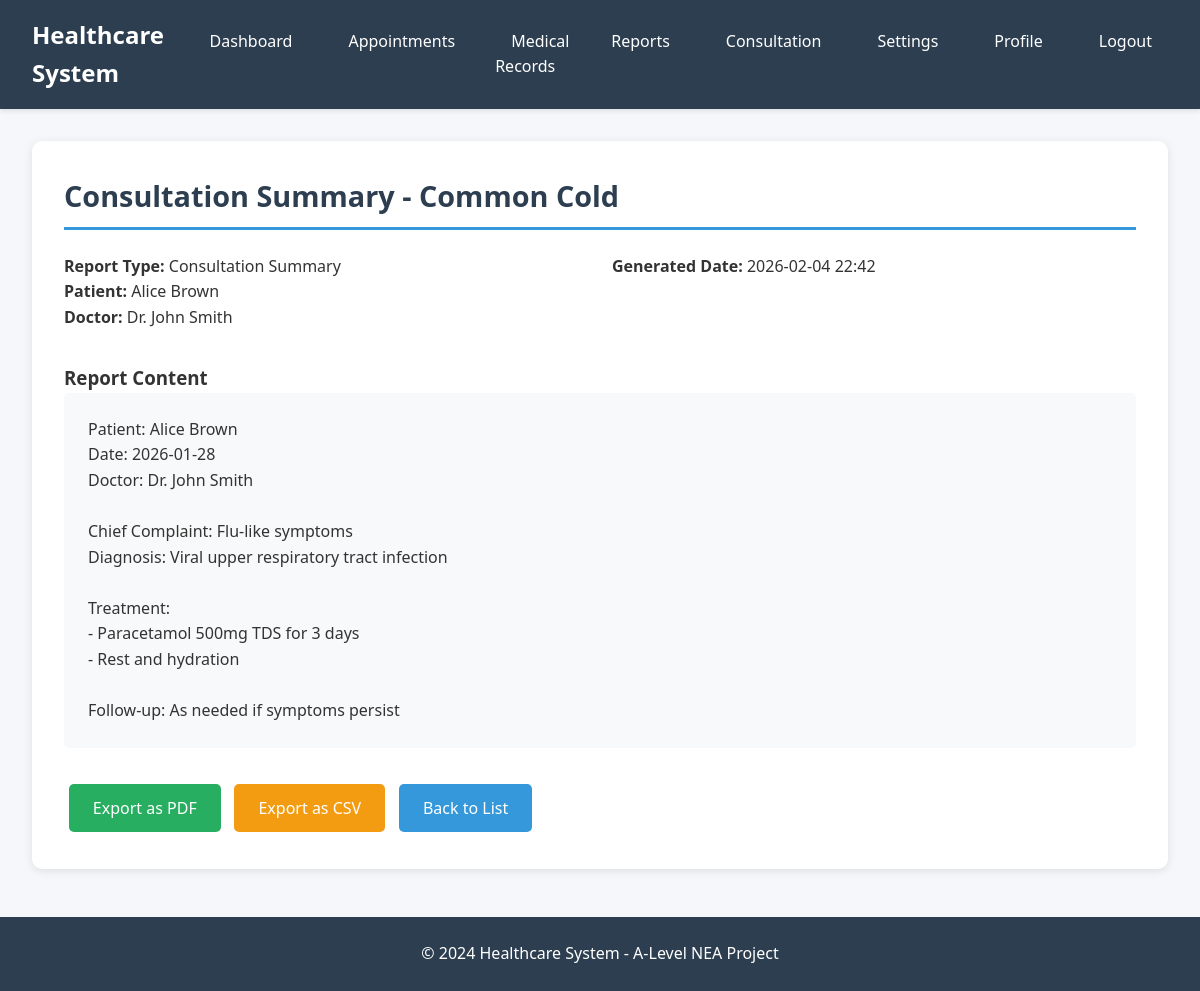
/reports/1/ (signed in), run on the app's committed database.
### reports/models.py (models this page shows, shortened)
class Report(models.Model):
    REPORT_TYPE_CHOICES = [
        ('consultation', 'Consultation Summary'),
        ('prescription', 'Prescription'),
        ('lab', 'Lab Report'),
        ('medical_history', 'Medical History'),
    ]
    patient = models.ForeignKey(PatientProfile, on_delete=models.CASCADE, related_name='reports')
    doctor = models.ForeignKey(DoctorProfile, on_delete=models.SET_NULL, null=True, related_name='generated_reports')
    medical_record = models.ForeignKey(MedicalRecord, on_delete=models.CASCADE, null=True, blank=True, related_name='reports')
    report_type = models.CharField(max_length=20, choices=REPORT_TYPE_CHOICES)
    title = models.CharField(max_length=200)
    content = models.TextField()
    file_path = models.FileField(upload_to='reports/', blank=True, null=True)
    created_at = models.DateTimeField(auto_now_add=True)
    class Meta:
        ordering = ['-created_at']

### accounts/models.py (models this page shows, shortened)
class PatientProfile(models.Model):
    user_profile = models.OneToOneField(UserProfile, on_delete=models.CASCADE, related_name='patient_info')
    blood_group = models.CharField(max_length=5, blank=True)
    emergency_contact = models.CharField(max_length=15, blank=True)
    emergency_contact_name = models.CharField(max_length=100, blank=True)
    allergies = models.TextField(blank=True)
    chronic_conditions = models.TextField(blank=True)

class UserProfile(models.Model):
    USER_TYPE_CHOICES = [
        ('doctor', 'Doctor'),
        ('patient', 'Patient'),
    ]
    user = models.OneToOneField(User, on_delete=models.CASCADE, related_name='profile')
    user_type = models.CharField(max_length=10, choices=USER_TYPE_CHOICES)
    phone_number = models.CharField(max_length=15, blank=True)
    date_of_birth = models.DateField(null=True, blank=True)
    address = models.TextField(blank=True)
    profile_picture = models.ImageField(upload_to='profile_pics/', blank=True, null=True)
    created_at = models.DateTimeField(auto_now_add=True)
    updated_at = models.DateTimeField(auto_now=True)
    email_notifications = models.BooleanField(default=True)
    sms_notifications = models.BooleanField(default=False)

class DoctorProfile(models.Model):
    user_profile = models.OneToOneField(UserProfile, on_delete=models.CASCADE, related_name='doctor_info')
    specialization = models.CharField(max_length=100)
    qualification = models.CharField(max_length=200)
    experience_years = models.IntegerField(default=0)
    license_number = models.CharField(max_length=50, unique=True)
    consultation_fee = models.DecimalField(max_digits=10, decimal_places=2, default=0.00)
    available = models.BooleanField(default=True)
    bio = models.TextField(blank=True)

### reports/views.py (the view)
# urls.py: path('<int:pk>/', views.report_detail, name='report_detail'),
@login_required
def report_detail(request, pk):
    report = get_object_or_404(Report, pk=pk)
    user_profile = UserProfile.objects.get(user=request.user)
    if user_profile.user_type == 'patient':
        patient_profile = PatientProfile.objects.get(user_profile=user_profile)
        if report.patient != patient_profile:
            messages.error(request, 'You do not have permission to view this report.')
            return redirect('dashboard:home')
    context = {
        'report': report,
        'user_profile': user_profile,
    }
    return render(request, 'reports/report_detail.html', context)

### templates/reports/report_detail.html (shortened to what this page needs)
{% extends 'base.html' %}
{% block content %}
<div class="card">
    <h2 class="card-header">{{ report.title }}</h2>
    <div class="grid">
        <div>
            <p><strong>Report Type:</strong> {{ report.get_report_type_display }}</p>
            <p><strong>Patient:</strong> {{ report.patient.user_profile.user.get_full_name }}</p>
            <p><strong>Doctor:</strong> Dr. {{ report.doctor.user_profile.user.get_full_name }}</p>
        </div>
        <div>
            <p><strong>Generated Date:</strong> {{ report.created_at|date:"Y-m-d H:i" }}</p>
        </div>
    </div>
    <div style="margin-top: 2rem;">
        <h3>Report Content</h3>
        <div style="background-color: #f8f9fa; padding: 1.5rem; border-radius: 5px; white-space: pre-wrap;">{{ report.content }}</div>
    </div>
    <div style="margin-top: 2rem;">
        <a href="{% url 'reports:export_pdf' report.id %}" class="btn btn-success">Export as PDF</a>
        <a href="{% url 'reports:export_csv' report.id %}" class="btn btn-warning">Export as CSV</a>
        <a href="{% url 'reports:reports_list' %}" class="btn">Back to List</a>
    </div>
</div>
{% endblock %}

### templates/base.html (style rules this page uses)
* { margin: 0; padding: 0; box-sizing: border-box; }
body { font-family: 'Segoe UI', Tahoma, Geneva, Verdana, sans-serif; background-color: #f5f7fa; color: #333; line-height: 1.6; }
.card { background: white; border-radius: 10px; padding: 2rem; margin-bottom: 2rem; box-shadow: 0 2px 10px rgba(0,0,0,0.1); }
.card-header { font-size: 1.8rem; margin-bottom: 1.5rem; color: #2c3e50; border-bottom: 3px solid #3498db; padding-bottom: 0.5rem; }
.btn { display: inline-block; padding: 0.7rem 1.5rem; background-color: #3498db; color: white; text-decoration: none; border-radius: 5px; border: none; cursor: pointer; font-size: 1rem; transition: background-color 0.3s; margin: 0.3rem; }
.btn-success { background-color: #27ae60; }
.btn-warning { background-color: #f39c12; }
.grid { display: grid; grid-template-columns: repeat(auto-fit, minmax(300px, 1fr)); gap: 1.5rem; margin-top: 1rem; }

### data on the page
Report: title "Consultation Summary - Common Cold", report_type "Consultation Summary", patient.user_profile.user.get_full_name "Alice Brown", doctor.user_profile.user.get_full_name "John Smith", created_at "2026-02-04 22:42", content "Patient: Alice Brown Date: 2026-01-28 Doctor: Dr. John Smith Chief Complaint: Flu-like symptoms Diagnosis: Viral upper respiratory tract infection Treatment: - Paracetamol 500mg TDS for 3 days - Rest and hydration Follow-up: As needed if symptoms persist"
